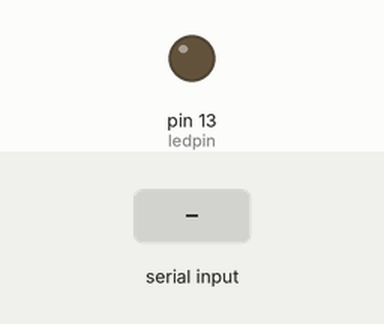
This sketch was run on a simulated Arduino Uno, built with avr-gcc and run on an emulated ATmega328P. Shown: output pins drawn as LEDs (lit = HIGH). The inputs (shaded band) are chosen by the test bench.

Above: at 1.2 s.
1.3 s: "1" received over the second serial link
At 2.5 s:
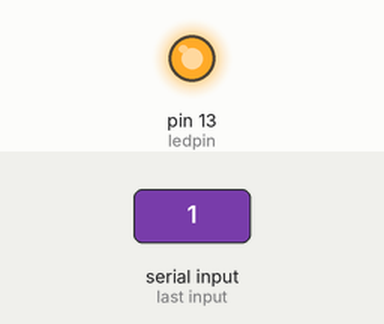
2.8 s: "0" received over the second serial link
At 3.5 s:
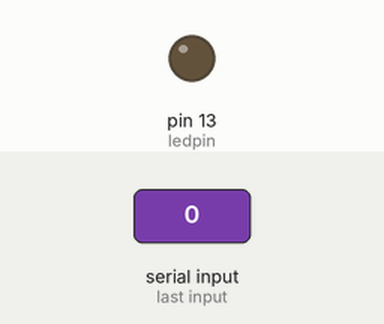
Timing chart, 0 to 5.8 s (numbered marks = the images above; inputs shaded):
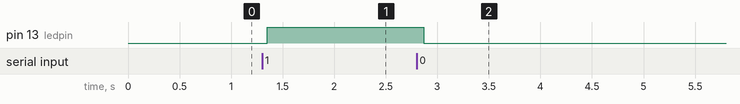

The sketch:

get_started.ino
```cpp
#include <SoftwareSerial.h>

SoftwareSerial Genotronex(2, 3); //(Rx, Dx)
int bluetoothData;
int ledpin=13;

void setup() {
  Genotronex.begin(9600);
  Genotronex.println("Bluetooth On please press 1 or 0 blink LED ..");
  pinMode(ledpin,OUTPUT);
}

void loop() {
  if (Genotronex.available()){
    bluetoothData=Genotronex.read();
    if(bluetoothData=='1'){   // if number 1 pressed ....
      digitalWrite(ledpin,1);
      Genotronex.println("LED  On D13 ON ! ");
    }
    if (bluetoothData=='0'){// if number 0 pressed ....
      digitalWrite(ledpin,0);
      Genotronex.println("LED  On D13 Off ! ");
    }
  }
  delay(100);// prepare for next data ...
}
```

Measured:
- after the input at 1.3 s, pin 13 (ledpin): LOW → HIGH after 0.05 s
- after the input at 2.8 s, pin 13 (ledpin): HIGH → LOW after 0.07 s
